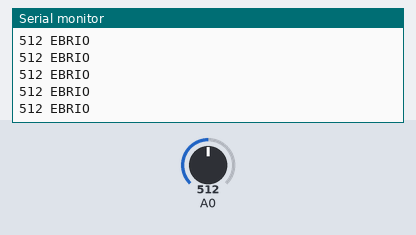
A sketch run on a simulated Arduino Uno, built with avr-gcc and run on an emulated ATmega328P. On the bench: the last lines printed to the serial monitor. Inputs (shaded band) come from the test bench; at power-on: A0 = 512.

Above: at 1.2 s.
1.3 s: A0 set to 108
At 1.31 s:
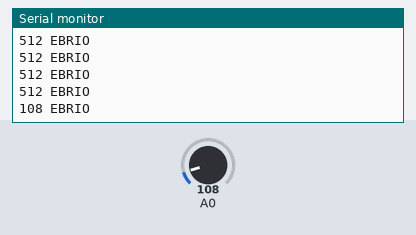
2.8 s: A0 set to 92
At 2.81 s:
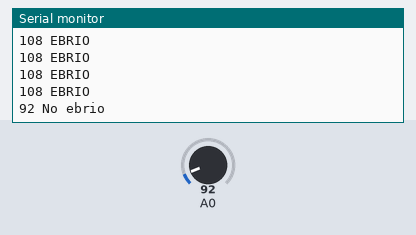

The sketch:

alcoholimetro.ino
```cpp
void setup() {
  Serial.begin(9600);
  Serial.println("MiCS-5524 demo!");

}

void loop() {
  int reading = analogRead(A0);
  Serial.print(String(reading));
  if(reading > 100)
  {
    Serial.println(" EBRIO");
  }
  else
  {
    Serial.println(" No ebrio");

  }
  delay(100);

}
```

Measured:
- the behaviour switches between 101 and 100 on A0 (found by bisection; images 1 and 2)
- after the input at 1.3 s, the serial monitor: prints a new line at once (image 1)
- after the input at 2.8 s, the serial monitor: prints a new line at once (image 2)
